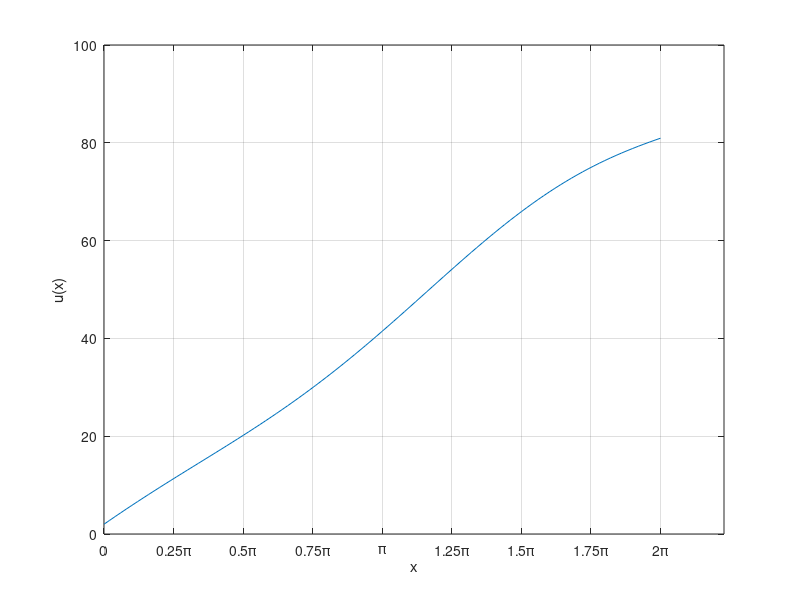

Write the MATLAB code that produced this figure.
clear; clc; close all;

% Description: Solves a mixed boundary Poisson equation problem

dx      = 2*pi/100;
xall    = 0:dx:2*pi;
x       = xall(2:end);
N       = numel(x);

u = zeros(size(xall));
u(1) = 2;

Au = diag(ones(1,N-1),1);
Am = diag(-2*ones(1,N),0);
Al = diag(ones(1,N-1),-1);

A = Au + Am + Al;

A(end,end-1) = 2;

b = dx^2*(-2*cos(x) + x.*sin(x))';

b(1) = b(1) - u(1);
b(end) = b(end) - 4*pi*dx;

uu = A\b;

u(2:end) = uu;

plot(xall,u);
xticks([0 0.25*pi 0.5*pi 0.75*pi pi 1.25*pi 1.5*pi 1.75*pi 2*pi])
xticklabels({'0', '0.25\pi','0.5\pi','0.75\pi','\pi','1.25\pi','1.5\pi','1.75\pi','2\pi'})
grid on
xlabel('x')
ylabel('u(x)')
